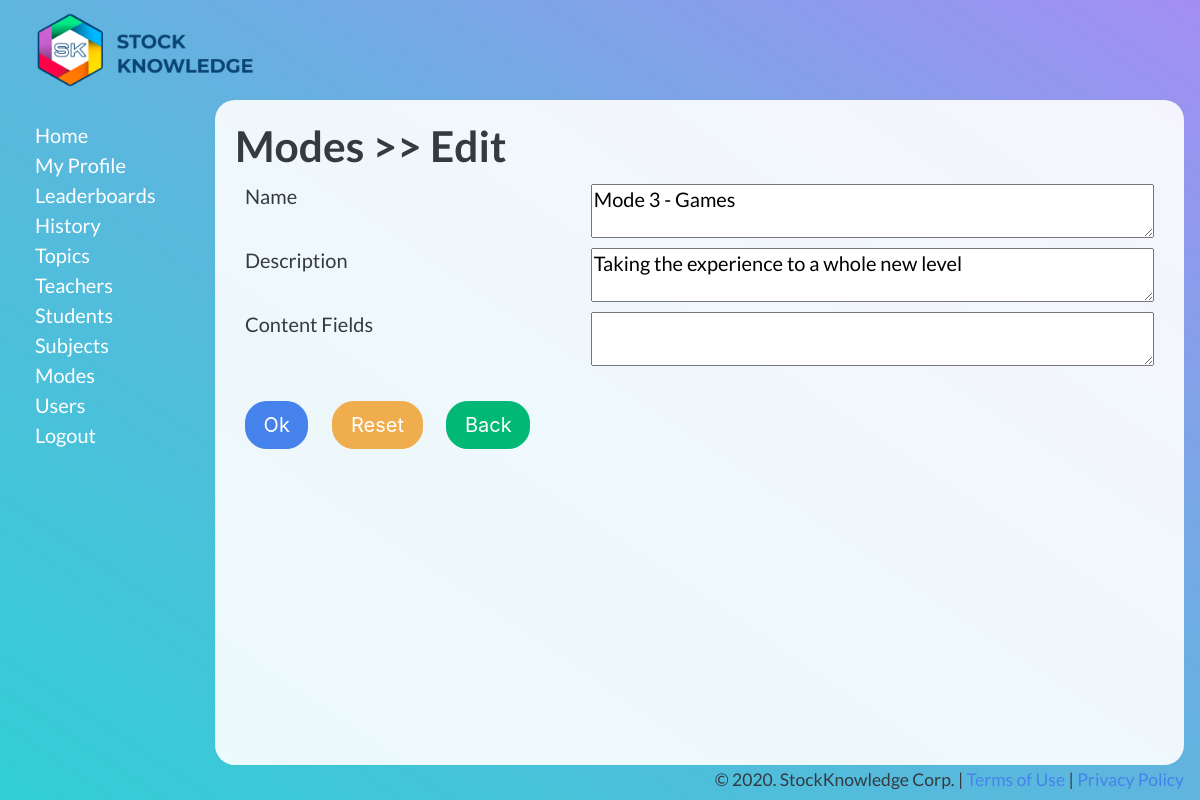
Screenshot of /admin/sk_modes/edit.php?id=3 (signed in) with the database file from the repository.
### tables this page shows
CREATE TABLE `sk_modes` (
  `id` int(11) NOT NULL,
  `name` text NOT NULL,
  `description` text NOT NULL,
  `content_fields` text NOT NULL
);

### admin/_conf.dba.inc.php (called while the page is built, shortened)
<?php
$dba = new dba;
$dba->server = "localhost";
$dba->user = "root";
$dba->password = "";
$home_url = 'http://localhost/SK-LMS-App/admin';
?>

### admin/_class.dba.inc.php (called while the page is built, shortened)
<?php
class dba {
  var $link_id  = 0;
  var $query_id = 0;
    var $server   = "";
    var $user     = "";
    var $password = "";
    function connect() {
        if( 0 == $this->link_id) {
            $this->link_id = mysqli_connect( $this->server, $this->user, $this->password);
        }
    }
    function query($query_string) {
        $this->query_id = mysqli_query($this->link_id,$query_string);
        return $this->query_id;
    }
    function fetch_array($query_id = -1) {
        if ($query_id != false) {
            $this->query_id=$query_id;
        }
        $this->record = mysqli_fetch_array( $this->query_id);
        return $this->record;
    }
}

### admin/sk_modes/edit.php (the view, shortened to what this page needs)
<?php
require_once("../_class.dba.inc.php");
require_once("../_conf.dba.inc.php");
$query = "SELECT * FROM sk_modes WHERE id='".$_REQUEST['id']."' LIMIT 1";
$result = $dba->query($query);
$row = $dba->fetch_array($result);
?>
<html>
<head>
<link rel="stylesheet" type="text/css" media="screen" href="../style.css" />
<?php include('../header.php');?>
</head>
<body>
<?php include('../sidebar.php');?>
<div id="main-container"><div id="main">
<h1><?php echo $heading;?></h1>
<form action="update.php" method="POST">
<table class="edit">
<tr>
	<td>Name</td>
	<td><textarea name="name"><?= $row['name'] ?></textarea>
</td>
</tr>
<tr>
	<td>Description</td>
	<td><textarea name="description"><?= $row['description'] ?></textarea>
</td>
</tr>
<tr>
	<td>Content Fields</td>
	<td><textarea name="content_fields"><?= $row['content_fields'] ?></textarea>
</td>
</tr>
</table>
<br />
<input class="btn btn-primary" type="submit" value="Ok"> <input class="btn btn-warning" type="reset" value="Reset"> <a class="btn btn-success" href="list.php">Back</a>
</form>
</div></div>
<?php include('../footer.php');?>
</body>
</html>

### admin/style.css (style rules this page uses)
body { background: rgb(163,142,243); background: linear-gradient(214deg, rgba(163,142,243,1) 0%, rgba(95,181,222,1) 50%, rgba(49,206,213,1) 100%); min-height: 100vh; width: 100%; font-family: 'Lato', sans-serif; font-size: 20px; line-height: 30px; }
#main-container { min-height: calc(100vh - 135px); background: rgba(255,255,255,0.9); border-radius: 20px; }
#main { padding: 20px; }
#main table th, #main table td { padding: 5px 10px; font-size: 20px; vertical-align: top; }
.btn { font-size: 20px; margin: 0 10px 10px }
table { width: 100%; }
input, textarea { width: 100%; }
.btn { width: unset; }

### rows the page displays
sk_modes: name "Mode 3 - Games", description "Taking the experience to a whole new level"

### other values shown
$heading "Modes >> Edit"
